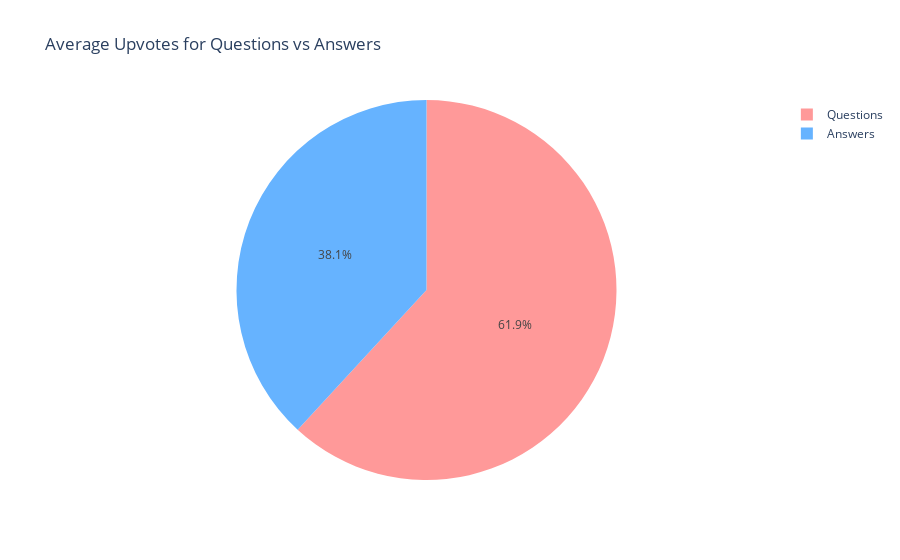

Notebook source saved alongside this figure:
### Markdown cell above
### *What type of Posts (questions/answers) receive the most upvotes?*

### Code cell
import plotly.graph_objs as go
from plotly.subplots import make_subplots
import plotly.express as px

# Convert Score to numeric
df_posts['Score'] = pd.to_numeric(df_posts['Score'], errors='coerce')

# Filter questions and answers
questions = df_posts[df_posts['PostTypeId'] == '1']
answers = df_posts[df_posts['PostTypeId'] == '2']

# Calculate average score for questions and answers
average_score_questions = questions['Score'].mean()
average_score_answers = answers['Score'].mean()

# Create data for the pie chart
data = {
    'Type': ['Questions', 'Answers'],
    'Average Score': [average_score_questions, average_score_answers]
}

# Create a dataframe
df_avg_score = pd.DataFrame(data)

# Create an interactive pie chart
fig = px.pie(df_avg_score, names='Type', values='Average Score',
             title='Average Upvotes for Questions vs Answers',
             color_discrete_sequence=['#ff9999','#66b3ff'])

fig.show()

### Figure 1 — Plotly figure (JSON) as saved in the notebook; plotly's stock layout.template omitted (floating-point values rounded to 4 significant figures)
{"data": [{"domain": {"x": [0, 1], "y": [0, 1]}, "hovertemplate": "Type=%{label}<br>Average Score=%{value}<extra></extra>", "labels": ["Questions", "Answers"], "legendgroup": "", "name": "", "showlegend": true, "type": "pie", "values": [5.305, 3.271]}], "layout": {"legend": {"tracegroupgap": 0}, "piecolorway": ["#ff9999", "#66b3ff"], "title": {"text": "Average Upvotes for Questions vs Answers"}}}
